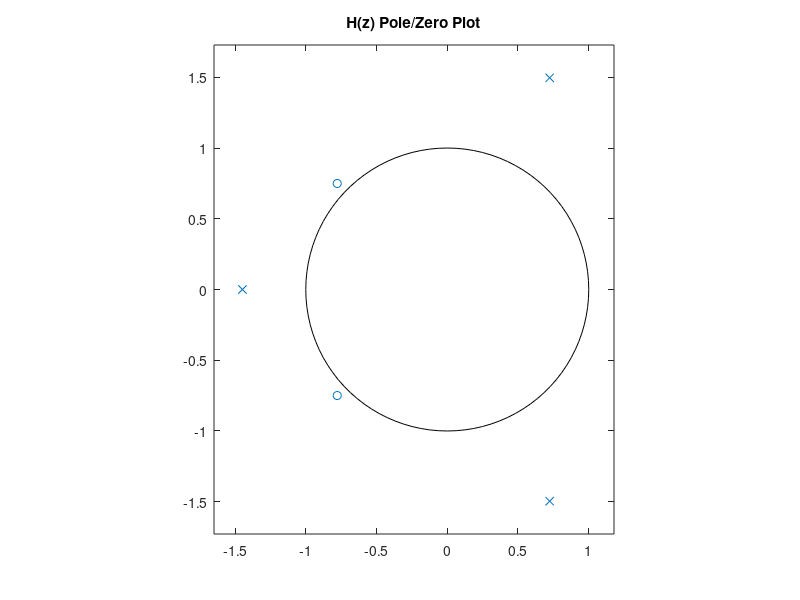
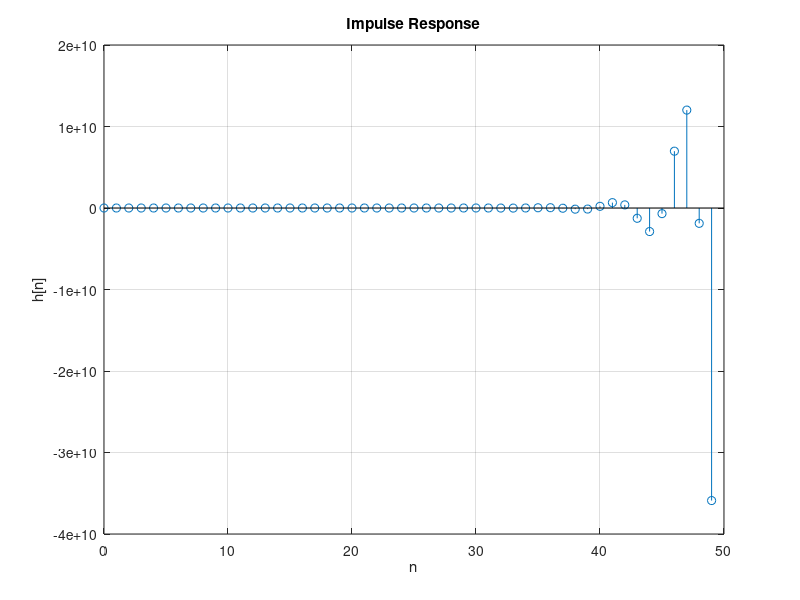
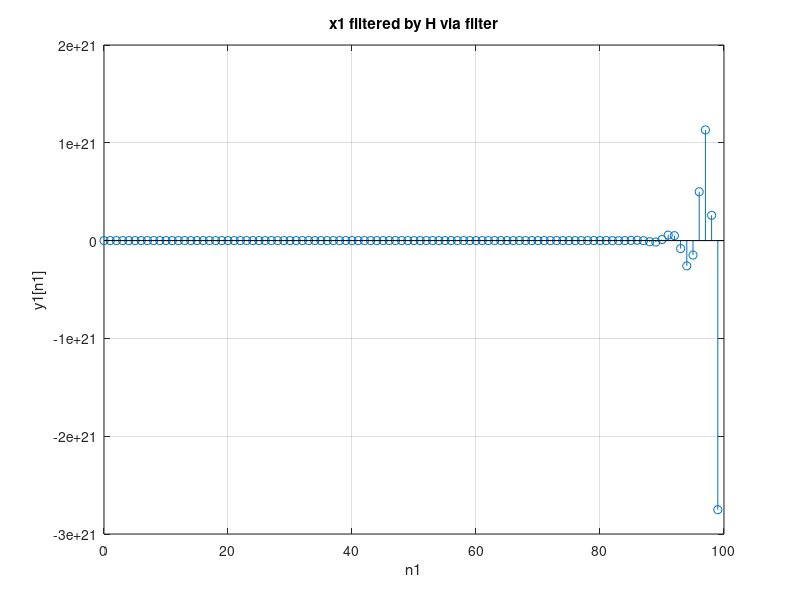
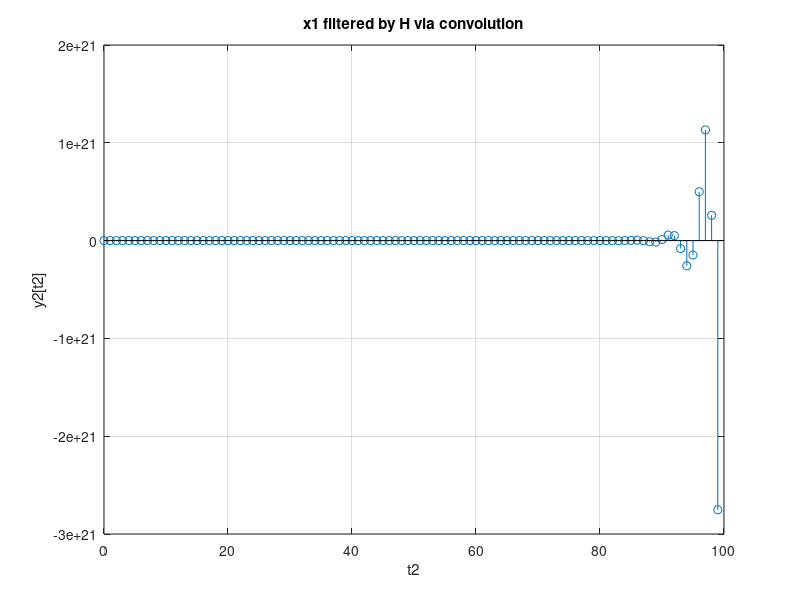

Reproduce these figures in MATLAB, in order.
% Allister Liu
clear; close all; clc;
%%
num = [0 3/7 2/3 1/2];
denom = [1/2 0 1/3 2];

[z,p,~] = tf2zp(num, denom);

figure;
zplane(z,p);
grid;
title("H(z) Pole/Zero Plot");

%%
[h,t] = impz(num, denom, 50);

figure;
stem(t,h);
grid;
title("Impulse Response");
xlabel("n");
ylabel("h[n]");


%%
n1 = 0:99;
x1 = (-3/4).^(n1);

y1 = filter(num, denom, x1);

figure;
stem(n1,y1);
grid;
title("x1 filtered by H via filter");
xlabel("n1");
ylabel("y1[n1]");

%%
[h2,t2] = impz(num, denom, 100);
y2 = conv(h2,x1);
y2 = y2(1:100);
figure;
stem(t2,y2);
grid;
title("x1 filtered by H via convolution");
xlabel("t2");
ylabel("y2[t2]");

%%

fib = zeros(1,100);
fib(1:2) = 1;
for k=3:100
    fib(k) = fib(k-1) + fib(k-2);
end

figure;
semilogy(n1, fib, '.');
grid;
title("Fib Seq");
xlabel("n");
ylabel("Fib Seq");

num3 = [1 0 0];
denom3 = [1 -1 -1];
[h3, t3] = impz(num3, denom3, 100);
y3 = conv(h3, x1);
y3 = y3(1:100);

figure;
stem(t3, y3);
title("Fib Seq conv with x1");
xlabel('n');
ylabel('y3[n]');

